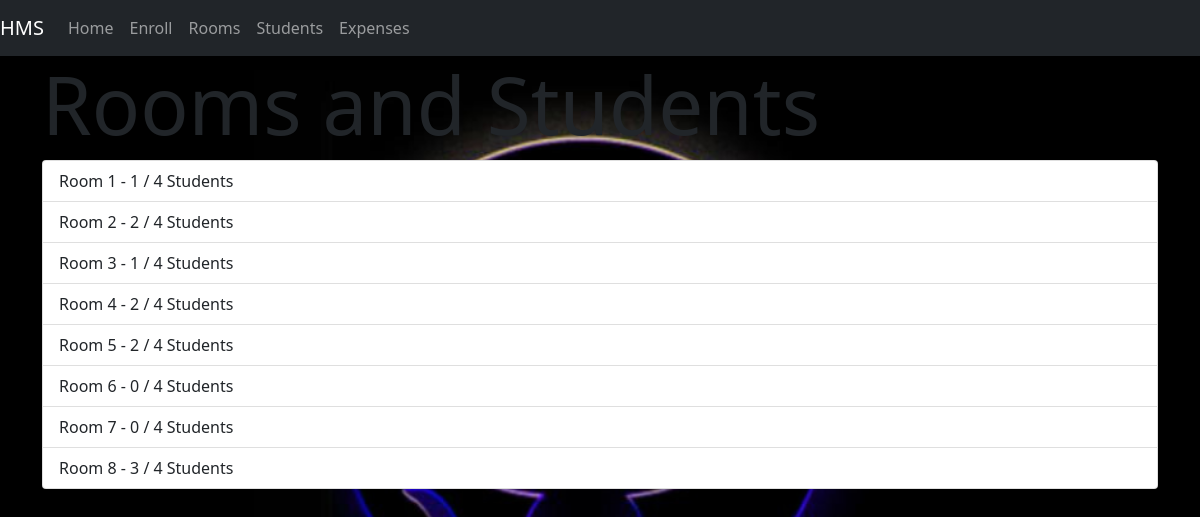
Screenshot of /rooms with the database file from the repository.
### models.py (models this page shows)
class Room(db.Model):
    id = db.Column(db.Integer, primary_key=True)
    room_number = db.Column(db.Integer, unique=True, nullable=False)
    students = db.relationship('Student', backref='room', lazy=True)

### app.py (the view)
@app.route('/rooms')
def rooms():
    all_rooms = Room.query.all()
    return render_template('rooms.html', rooms=all_rooms)

### templates/rooms.html
{% extends 'base.html' %}
{% block content %}
<h2 class = "display-1">Rooms and Students</h2>
<ul class = "list-group">
    {% for room in rooms %}
    <li class="list-group-item" >Room {{ room.room_number }} - {{ room.students|length }} / 4 Students</li>
    {% endfor %}
</ul>
{% endblock %}

### rows the page displays
Room: room_number "1", students|length "1"
Room: room_number "2", students|length "2"
Room: room_number "3", students|length "1"
Room: room_number "4", students|length "2"
Room: room_number "5", students|length "2"
Room: room_number "6", students|length "0"
Room: room_number "7", students|length "0"
Room: room_number "8", students|length "3"
